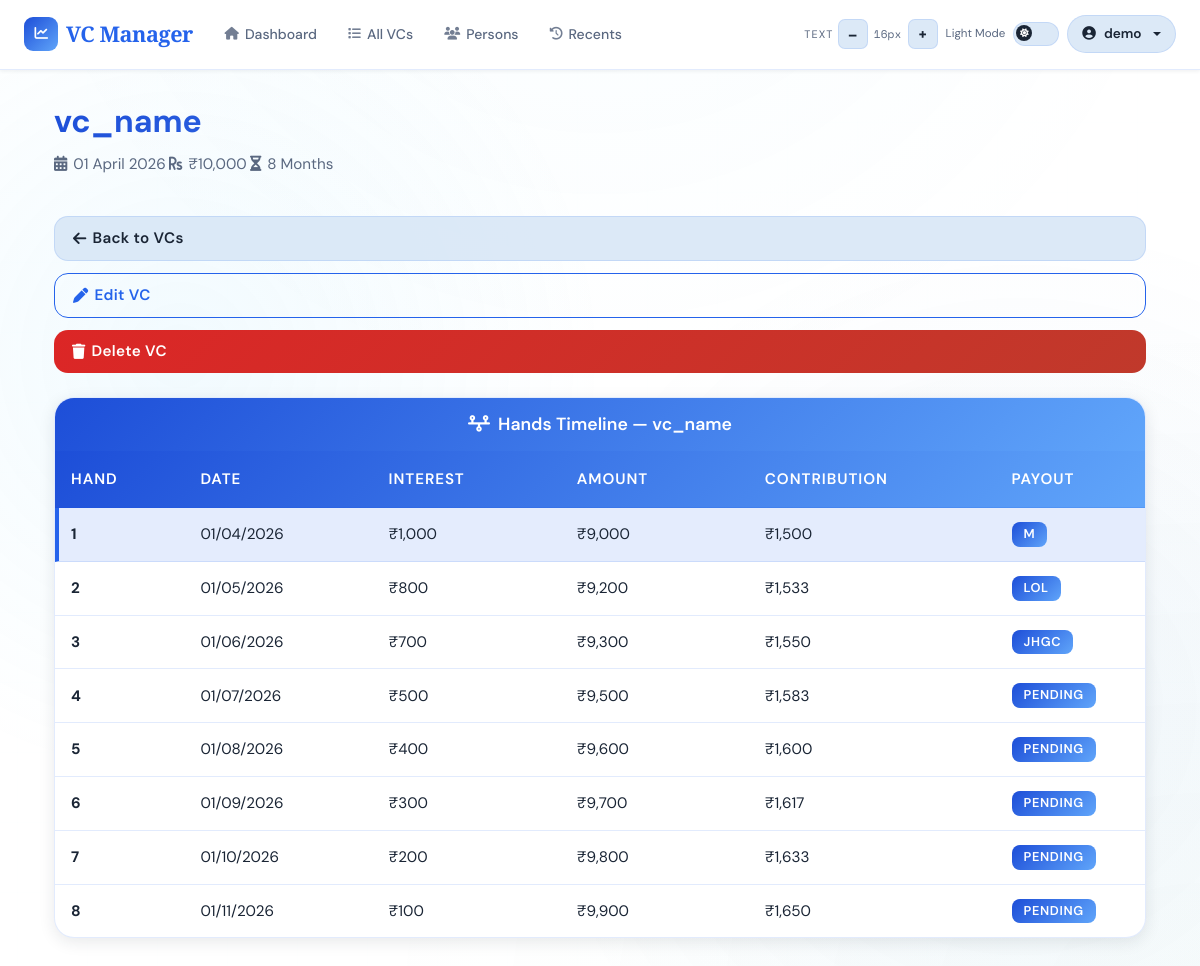
The page /vc/4 (signed in) on the database its author committed.
### app/models/user.py (models this page shows, shortened)
class User(UserMixin, db.Model):
    __tablename__ = 'users'
    id = db.Column(db.Integer, primary_key=True)
    email = db.Column(db.String(120), unique=True, nullable=False, index=True)
    name = db.Column(db.String(120), nullable=False)
    password_hash = db.Column(db.String(255), nullable=True)  # Nullable for OAuth-only users
    google_id = db.Column(db.String(255), unique=True, nullable=True)  # For OAuth users
    created_at = db.Column(db.DateTime, default=datetime.utcnow)
    last_login = db.Column(db.DateTime, nullable=True)
    vcs = db.relationship('VC', backref='user', lazy=True, cascade='all, delete-orphan')
    persons = db.relationship('Person', backref='user', lazy=True, cascade='all, delete-orphan')

### app/models/vc.py (models this page shows, shortened)
class VC(db.Model):
    __tablename__ = 'vcs'
    id           = db.Column(db.Integer, primary_key=True)
    user_id      = db.Column(db.Integer, db.ForeignKey('users.id'), nullable=False, index=True)
    vc_number    = db.Column(db.Integer, unique=True, nullable=False)
    name         = db.Column(db.String(100), nullable=False)
    start_date   = db.Column(db.DateTime, nullable=False, default=lambda: datetime.now(timezone.utc))
    amount       = db.Column(db.Float, nullable=False)
    tenure       = db.Column(db.Integer, nullable=False)
    current_hand = db.Column(db.Integer, default=1)
    narration    = db.Column(db.Text)
    status       = db.Column(db.Enum(PaymentStatus, native_enum=False), default=PaymentStatus.PENDING)
    min_interest = db.Column(db.Float, nullable=False, default=0.0)
    created_at   = db.Column(db.DateTime, default=lambda: datetime.now(timezone.utc))
    updated_at   = db.Column(db.DateTime, default=lambda: datetime.now(timezone.utc),
                             onupdate=lambda: datetime.now(timezone.utc))
    is_deleted   = db.Column(db.Boolean, nullable=False, default=False)
    hands          = db.relationship('VCHand',      backref='vc', lazy=True, cascade='all, delete-orphan')
    payments       = db.relationship('Payment',     backref='vc', lazy=True, cascade='all, delete-orphan')
    ledger_entries = db.relationship('LedgerEntry', back_populates='vc', lazy=True)
    members        = db.relationship('Person', secondary=vc_members, backref='vcs')
    @property
    def total_slots(self):
        result = db.session.execute(
            db.select(db.func.sum(vc_members.c.slots))
            .where(vc_members.c.vc_id == self.id)
        ).scalar()
        return int(result or 0)

class VCHand(db.Model):
    __tablename__ = 'vc_hands'
    id                  = db.Column(db.Integer, primary_key=True)
    vc_id               = db.Column(db.Integer, db.ForeignKey('vcs.id'), nullable=False, index=True)
    hand_number         = db.Column(db.Integer, nullable=False)
    date                = db.Column(db.DateTime, nullable=False)
    contribution_amount = db.Column(db.Float, nullable=False)
    balance             = db.Column(db.Float, nullable=False)
    self_half_option    = db.Column(db.String(10), default='self')
    is_active           = db.Column(db.Boolean, default=False)
    created_at          = db.Column(db.DateTime, default=datetime.utcnow)
    hand_distributions = db.relationship('HandDistribution', backref='vc_hand', lazy=True, cascade='all, delete-orphan')
    contributions      = db.relationship('Contribution',     backref='vc_hand', lazy=True, cascade='all, delete-orphan')
    @property
    def total_paid(self):
        return sum(d.amount for d in self.hand_distributions)
    @property
    def winner_short_name(self):
        if not self.hand_distributions:
            return None
        names = []
        for d in self.hand_distributions:
            names.append("Operator" if d.is_operator_taken else d.person.short_name)
        return ", ".join(names)
    @property
    def projected_payout(self):
        steps_from_end   = self.vc.tenure - self.hand_number + 1
        deduction_amount = self.vc.amount * (self.vc.min_interest / 100)
        return self.vc.amount - (steps_from_end * deduction_amount)

class HandDistribution(db.Model):
    __tablename__ = 'hand_distributions'
    id                = db.Column(db.Integer, primary_key=True)
    hand_id           = db.Column(db.Integer, db.ForeignKey('vc_hands.id'), nullable=False, index=True)
    person_id         = db.Column(db.Integer, db.ForeignKey('persons.id'), nullable=True, index=True)
    amount            = db.Column(db.Float, nullable=False)
    narration         = db.Column(db.Text)
    payment_date      = db.Column(db.DateTime, nullable=False, default=datetime.utcnow)
    is_operator_taken = db.Column(db.Boolean, nullable=False, default=False)
    is_vc_money_taken = db.Column(db.Boolean, default=False)
    created_at        = db.Column(db.DateTime, default=datetime.utcnow)
    person = db.relationship('Person', backref='hand_distributions')

### app/models/person.py (models this page shows, shortened)
class Person(db.Model):
    __tablename__ = 'persons'
    id = db.Column(db.Integer, primary_key=True)
    user_id = db.Column(db.Integer, db.ForeignKey('users.id'), nullable=False, index=True)
    name = db.Column(db.String(80), nullable=False)
    short_name = db.Column(db.String(20), nullable=False)
    phone = db.Column(db.String(20), nullable=True)
    phone2 = db.Column(db.String(20), nullable=True)
    opening_balance = db.Column(db.Float, default=0.0, nullable=True)
    created_at = db.Column(db.DateTime, default=datetime.utcnow)
    __table_args__ = (
        db.UniqueConstraint('user_id', 'name',       name='uq_person_user_name'),
        db.UniqueConstraint('user_id', 'short_name', name='uq_person_user_short_name'),
    )
    payments = db.relationship(
        'Payment',
        backref='person',
        cascade='all, delete-orphan',
        passive_deletes=True
    )
    ledger_entries = db.relationship(
        'LedgerEntry',
        back_populates='person',
        cascade='all, delete-orphan'
    )
    transactions = db.relationship(
        'Transaction',
        back_populates='person',
        cascade='all, delete-orphan'
    )

### app/routes/vc.py (the view)
@vc_bp.route('/<int:id>')
@login_required
def view_vc(id):
    vc = VC.query.filter_by(id=id, user_id=current_user.id).first_or_404()
    hands = VCHand.query.filter_by(vc_id=id).order_by(VCHand.hand_number).all()
    csrf_form = FlaskForm()
    return render_template('vc/view.html', vc=vc, hands=hands, form=csrf_form)

### templates/vc/view.html (shortened to what this page needs)
{% extends "base.html" %}
{% block content %}
<div class="container-fluid">
    <div class="row mb-1">
        <div class="col-12">
            <div class="d-flex justify-content-between align-items-start flex-wrap gap-4">
                <div class="vc-header">
                    <h1 class="vc-title">{{ vc.name }}</h1>
                    <div class="vc-meta">
                        <span><i class="fas fa-calendar-alt"></i>{{ vc.start_date.strftime('%d %B %Y') }}</span>
                        <span><i class="fas fa-rupee-sign"></i>₹{{ "%.0f"|format(vc.amount)|indian_comma }}</span>
                        <span><i class="fas fa-hourglass-half"></i>{{ vc.tenure }} Months</span>
                    </div>
                </div>
                <div class="action-buttons d-none d-md-flex">
                    <a href="{{ url_for('vc.vcs_list') }}" class="btn btn-secondary">
                        <i class="fas fa-arrow-left"></i>Back to VCs
                    </a>
                    <button class="btn btn-outline-primary" data-bs-toggle="modal" data-bs-target="#editVCModal">
                        <i class="fas fa-pen"></i>Edit VC
                    </button>
                    <button class="btn btn-danger" onclick="showDeleteConfirmation('{{ url_for('vc.delete_vc', id=vc.id) }}', '{{ vc.name }}')">
                        <i class="fas fa-trash"></i>Delete VC
                    </button>
                </div>
            </div>
        </div>
    </div>
    <div class="row">
        <div class="col-12">
            <div class="hand-timeline">
                <div class="card-header">
                    <h5><i class="fas fa-timeline"></i>Hands Timeline — {{ vc.name }}</h5>
                </div>
                <div class="hand-row header-row">
                    <div style="flex:1">Hand</div>
                    <div style="flex:1.5">Date</div>
                    <div style="flex:1.5">Interest</div>
                    <div style="flex:1.5">Amount</div>
                    <div style="flex:2">Contribution</div>
                    <div style="flex:1">Payout</div>
                </div>
                {% for hand in hands %}
                <div class="hand-row {{ 'active' if hand.hand_number == vc.current_hand else '' }}"
                     onclick="location.href='{{ url_for('vc.view_hand_distribution', vc_id=vc.id, hand_number=hand.hand_number) }}'">
                    <div style="flex:1" data-label="Hand"><strong>{{ hand.hand_number }}</strong></div>
                    <div style="flex:1.5" data-label="Date">{{ hand.date.strftime('%d/%m/%Y') }}</div>
                    <div style="flex:1.5" data-label="Interest">
                        {% if hand.hand_distributions %}
                            ₹{{ "%.0f"|format(vc.amount - hand.total_paid)|indian_comma }}
                        {% else %}
                            ₹{{ "%.0f"|format(vc.amount - hand.projected_payout)|indian_comma }}
                        {% endif %}
                    </div>
                    <div style="flex:1.5" data-label="Amount">
                        {% if hand.hand_distributions %}
                            ₹{{ "%.0f"|format(hand.total_paid)|indian_comma }}
                        {% else %}
                            ₹{{ "%.0f"|format(hand.projected_payout)|indian_comma }}
                        {% endif %}
                    </div>
                    <div style="flex:2" data-label="Contribution/Hand">
                        {% if hand.hand_distributions %}
                            ₹{{ "%.0f"|format(hand.total_paid / vc.total_slots if vc.total_slots else 0)|indian_comma }}
                        {% else %}
                            ₹{{ "%.0f"|format(hand.projected_payout / vc.total_slots)|indian_comma }}
                        {% endif %}
                    </div>
                    <div style="flex:1" data-label="Payout">
                        {% if hand.winner_short_name %}
                            <span class="badge">{{ hand.winner_short_name }}</span>
                        {% else %}
                            <span class="badge {{ 'bg-success' if hand.hand_number == vc.current_hand else 'bg-secondary' }}">
                                {{ 'Open' if hand.hand_number == vc.current_hand else 'Pending' }}
                            </span>
                        {% endif %}
                    </div>
                </div>
                {% endfor %}
            </div>
        </div>
    </div>
</div>
{% endblock %}

### templates/base.html (shortened to what this page needs)
<!DOCTYPE html>
<html lang="en" data-theme="light">
<head>
    <link href="https://cdnjs.cloudflare.com/ajax/libs/font-awesome/6.5.0/css/all.min.css" rel="stylesheet">
    <link href="https://cdn.jsdelivr.net/npm/bootstrap@5.3.0/dist/css/bootstrap.min.css" rel="stylesheet">
    <link rel="stylesheet" href="https://cdn.jsdelivr.net/npm/swiper@11/swiper-bundle.min.css" />
</head>
<body>
<nav class="navbar navbar-expand-lg" role="navigation" aria-label="Main navigation">
    <div class="container-fluid px-4">
        <a class="navbar-brand" href="{{ url_for('dashboard.index') }}">
            <div class="brand-icon" aria-hidden="true"><i class="fas fa-chart-line"></i></div>
            VC Manager
        </a>
        <div class="collapse navbar-collapse" id="navbarNav">
            {% if current_user.is_authenticated %}
            <ul class="navbar-nav me-auto d-none d-md-flex">
                <li class="nav-item"><a class="nav-link" href="{{ url_for('dashboard.index') }}"><i class="fas fa-home"></i>Dashboard</a></li>
                <li class="nav-item"><a class="nav-link" href="{{ url_for('vc.vcs_list') }}"><i class="fas fa-list"></i>All VCs</a></li>
                <li class="nav-item"><a class="nav-link" href="{{ url_for('person.persons') }}"><i class="fas fa-users"></i>Persons</a></li>
                <li class="nav-item"><a class="nav-link" href="{{ url_for('transactions.recent_transactions') }}"><i class="fas fa-history"></i>Recents</a></li>
            </ul>
            {% endif %}
            <div class="d-flex align-items-center ms-auto gap-2 mt-2 mt-lg-0">
                <div class="d-flex align-items-center gap-1" role="toolbar" aria-label="Font size">
                    <span class="a11y-label d-none d-xl-inline">Text</span>
                    <button class="fs-btn" id="fsDecrease" aria-label="Decrease font size">–</button>
                    <span class="fs-display" id="fsDisplay" aria-live="polite">16px</span>
                    <button class="fs-btn" id="fsIncrease" aria-label="Increase font size">+</button>
                </div>
                <div class="d-flex align-items-center gap-2" aria-label="Theme">
                    <span class="toggle-label-text d-none d-xl-inline" id="themeLabel">Dark</span>
                    <label class="toggle-switch" aria-label="Toggle light/dark mode">
                        <div class="toggle-track"></div>
                        <div class="toggle-thumb"><i class="fas fa-moon" id="toggleIcon"></i></div>
                    </label>
                </div>
                {% if current_user.is_authenticated %}
                <div class="dropdown">
                    <button class="user-btn dropdown-toggle" type="button" data-bs-toggle="dropdown" aria-expanded="false">
                        <i class="fas fa-user-circle"></i>
                        <span class="d-none d-sm-inline">{{ current_user.name }}</span>
                    </button>
                </div>
                {% endif %}
            </div>
        </div>
    </div>
</nav>
<main class="main-content" role="main">
    <div class="container">
        {% block content %}{% endblock %}
    </div>
</main>
</body>
</html>

### templates/vc/view.html (style rules this page uses)
html { font-size: var(--fs-base); }
body { font-size: var(--fs-base); }
.vc-header { flex: 1; }
.vc-title { font-size: 2rem; font-weight: 700; background: var(--grad-header); -webkit-background-clip: text; -webkit-text-fill-color: transparent; margin-bottom: 12px; }
.vc-meta { display: flex; flex-wrap: wrap; gap: 0.2rem; font-size: 0.95rem; color: var(--text-muted); flex-direction: row; }
.vc-meta span { display: flex; align-items: center; gap: 6px; }
.action-buttons { display: flex; gap: 12px; flex-wrap: wrap; }
.action-buttons .btn { padding: 10px 18px; font-size: 0.95rem; border-radius: var(--radius-md); }
.hand-timeline { background: var(--surface); border-radius: var(--radius-lg); border: 1.5px solid var(--border); overflow: hidden; box-shadow: var(--shadow-md); }
.hand-timeline .card-header { background: var(--grad-header); color: #fff; padding: 16px 20px; text-align: center; border: none; }
.hand-timeline .card-header h5 { margin: 0; font-weight: 600; font-size: 1.1rem; display: flex; align-items: center; justify-content: center; gap: 8px; }
.hand-row { display: flex; justify-content: space-between; align-items: center; padding: 14px 16px; border-bottom: 1px solid var(--border); transition: all 0.28s cubic-bezier(.4,0,.2,1); color: var(--text); }
.hand-row:last-child { border-bottom: none; }
.hand-row:not(.header-row) { cursor: pointer; }
.hand-row.active { background: var(--accent-glow); border-left: 4px solid var(--accent); padding-left: 12px; }
.header-row { background: var(--grad-header); color: #fff; font-weight: 600; font-size: 0.85rem; text-transform: uppercase; letter-spacing: 0.07em; padding: 16px; }
.hand-row > div { display: flex; align-items: center; font-size: 0.95rem; }
.badge { background: var(--grad-header); color: #fff; padding: 6px 12px; border-radius: var(--radius-sm); font-size: 0.8rem; font-weight: 600; text-transform: uppercase; letter-spacing: 0.05em; display: inline-flex; align-items: center; gap: 4px; }
@media (max-width: 1200px) { .vc-header { margin-bottom: 16px; } }
@media (max-width: 1200px) { .action-buttons { flex-direction: column; width: 100%; } }
@media (max-width: 1200px) { .action-buttons .btn { width: 100%; text-align: center; } }

### rows shown on the page
User: name "demo"
VC: name "vc_name", start_date "01 April 2026", amount "10,000", tenure "8", amount.amount "1,000", amount.amount "800", amount.amount "700", amount+tenure+min_interest "500", tenure+amount+min_interest "9,500", tenure+amount+min_interest "1,583", amount+tenure+min_interest "400", tenure+amount+min_interest "9,600", tenure+amount+min_interest "1,600", amount+tenure+min_interest "300", tenure+amount+min_interest "9,700", tenure+amount+min_interest "1,617", amount+tenure+min_interest "200", tenure+amount+min_interest "9,800", tenure+amount+min_interest "1,633", amount+tenure+min_interest "100", tenure+amount+min_interest "9,900", tenure+amount+min_interest "1,650"
VCHand: hand_number "1", date "01/04/2026", winner_short_name "M"
HandDistribution: amount "9,000", amount "1,500"
VCHand: hand_number "2", date "01/05/2026", winner_short_name "LOL"
HandDistribution: amount "9,200", amount "1,533"
VCHand: hand_number "3", date "01/06/2026", winner_short_name "JHGC"
HandDistribution: amount "9,300", amount "1,550"
VCHand: hand_number "4", date "01/07/2026", hand_number.current_hand "PENDING"
VCHand: hand_number "5", date "01/08/2026", hand_number.current_hand "PENDING"
VCHand: hand_number "6", date "01/09/2026", hand_number.current_hand "PENDING"
VCHand: hand_number "7", date "01/10/2026", hand_number.current_hand "PENDING"
VCHand: hand_number "8", date "01/11/2026", hand_number.current_hand "PENDING"
